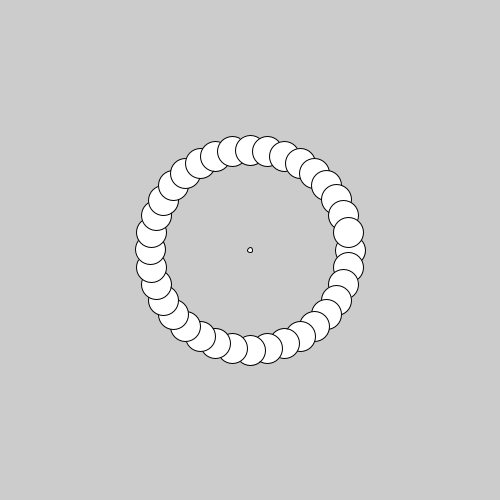
Frame 1 (no input)
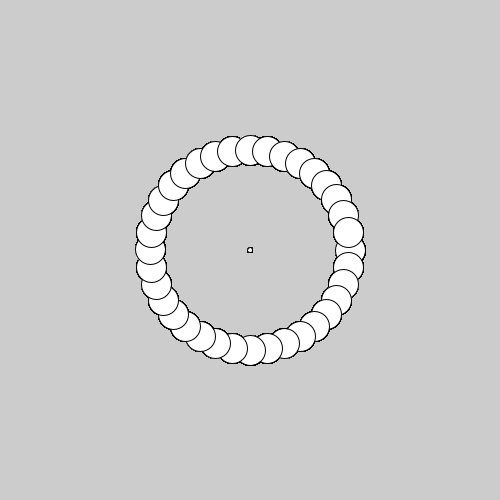
Frame 60 (the mouse pressed at the canvas centre just before this capture)
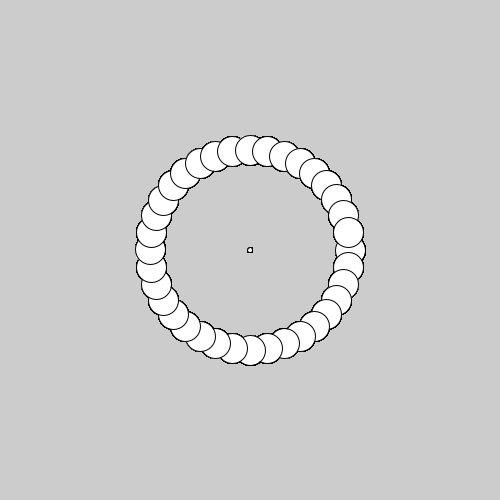
Frame 120 (the mouse held since frame 60 and released just before this capture)

The Processing sketch that drew these frames (run headless with seeded random() and noise(); from frame 60 on, the mouse is pressed at the canvas centre):

// Processing sketch: sinCos1
// ── sinCos1.pde
void setup() {
  size(500, 500);
}

void draw() {
  circle(width/2, height/2, 5);
  //circle(width/2 + 100*cos(radians(90)), height/2 + 100*sin(radians(90)), 30);

  for (int i=0; i<36; i++) {
    circle(width/2 + 100*cos(radians(i*10)), height/2 + 100*sin(radians(i*10)), 30);
  }
}
